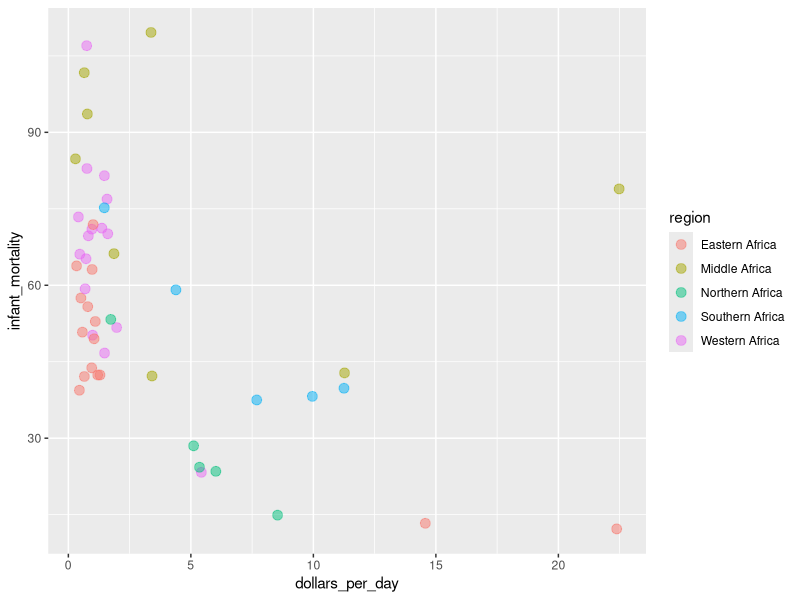

Source code (R):
## Cargamos las librerías y seleccionamos los datos
library(dplyr)
library(ggplot2)
library(dslabs)
data(gapminder)

## Creamos el nuevo dataset
gapminder_africa_2010 <- gapminder %>% 
            mutate(dollars_per_day = gdp / population / 365) %>%
                filter(year == 2010 & continent == "Africa" & !is.na(gdp))

## Scatterplot por region
gapminder_africa_2010 %>%
  ggplot(aes(dollars_per_day, infant_mortality, color = region)) +
  geom_point(alpha = 0.5, size = 3)
